Frame 1 (no input): blank canvas, image omitted
Frame 60 (the mouse pressed at the canvas centre just before this capture): blank canvas, image omitted
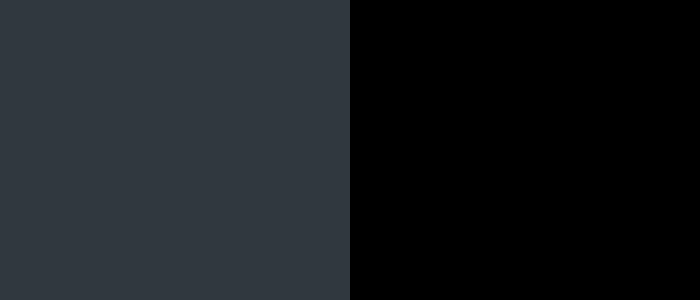
Frame 120 (the mouse held since frame 60 and released just before this capture)

The Processing sketch whose frames 1 and 60 were blank and that drew this single picture after the mouse press (run headless with seeded random() and noise(); from frame 60 on, the mouse is pressed at the canvas centre):

// Processing sketch: processing_20367
// ── processing_20367.pde

void setup() {
  size(700, 300);
  background(0);
  colorMode(HSB, 600, 250, 600); 
  smooth();
  noStroke();
}

void draw() {
  println(mouseX + " " + mouseY);
  fill(mouseX, 60, mouseY);  
  rect(0, 0,mouseX, random(600)); 
}
